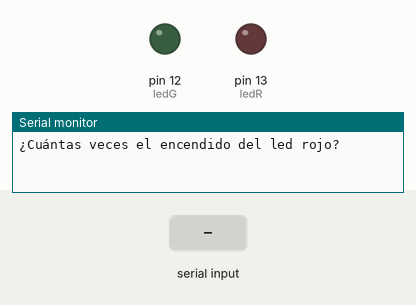
Bench run of a sketch on a simulated Arduino Uno, built with avr-gcc and run on an emulated ATmega328P. On the bench: output pins drawn as LEDs (lit = HIGH), the last lines printed to the serial monitor. Dashed ring = blinking. The inputs (shaded band) are chosen by the test bench.

Above: at 0.8 s.
0.9 s: "90,45\n" received over Serial
At 1.3 s:
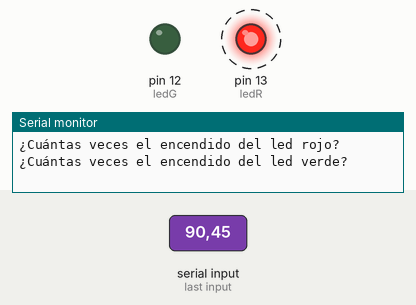
Timing chart, 0 to 9.9 s (numbered marks = the images above; inputs shaded):
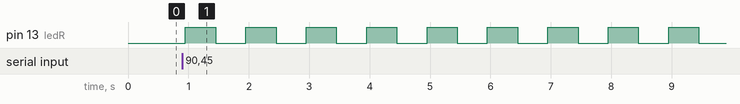

The sketch:

Leds__encender_veces.ino
```cpp
int ledR = 13;
int ledG = 12;
int t1;
int t2;
void setup() {
Serial.begin(9600);
Serial.println("¿Cuántas veces el encendido del led rojo?");
while(Serial.available()==0){
  }
t1 = Serial.parseInt();
Serial.end();

Serial.begin(9600);
Serial.println("¿Cuántas veces el encendido del led verde?");
while(Serial.available()==0){
  }
t2 = Serial.parseInt();
Serial.end();

pinMode(ledR,OUTPUT);
pinMode(ledG,OUTPUT);
}

void loop() {
for (int i = 0; i <t1; i++){

digitalWrite(ledR,HIGH);
delay(500);
digitalWrite(ledR,LOW);
delay(500);
}
for (int i = 0; i <t2; i++){
digitalWrite(ledG,HIGH);
delay(500);
digitalWrite(ledG,LOW);
delay(500);
}
}
```

Measured:
- after the input at 0.9 s, pin 13 (ledR): alternates HIGH for 0.50 s and LOW for 0.50 s, starting after 0.05 s
